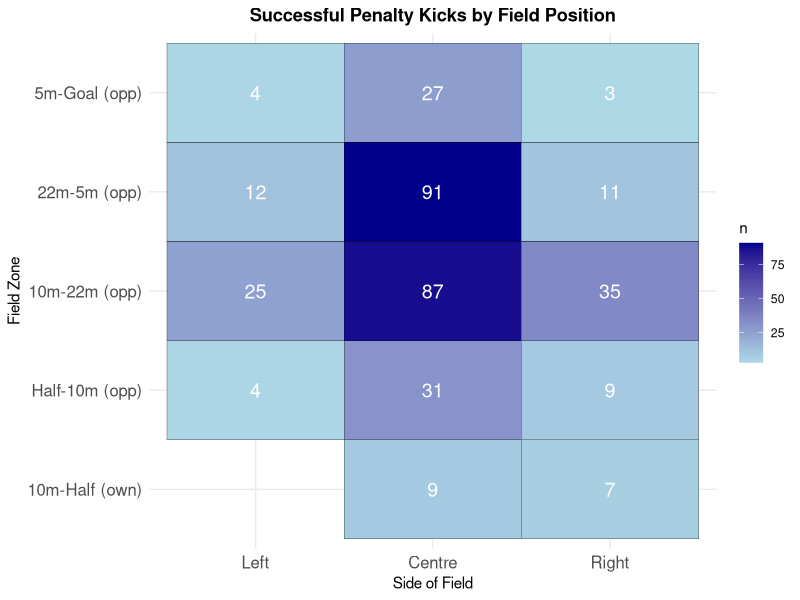
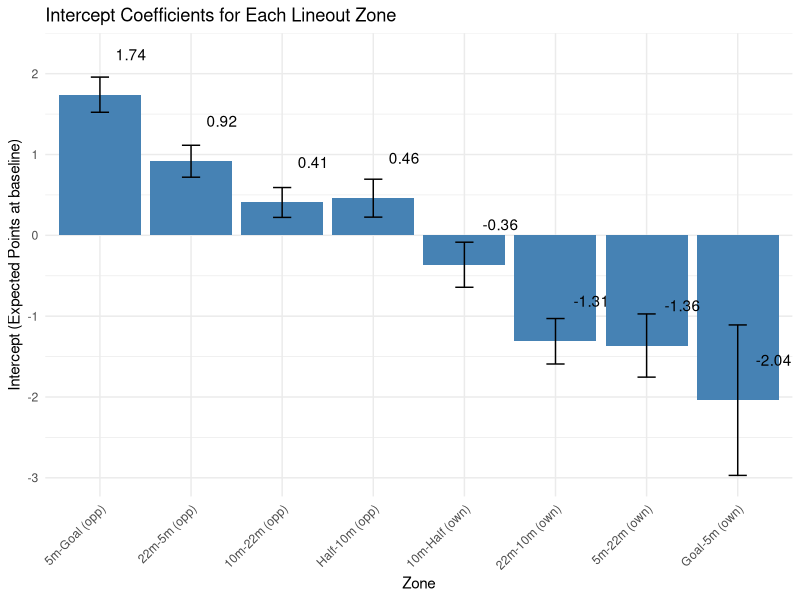
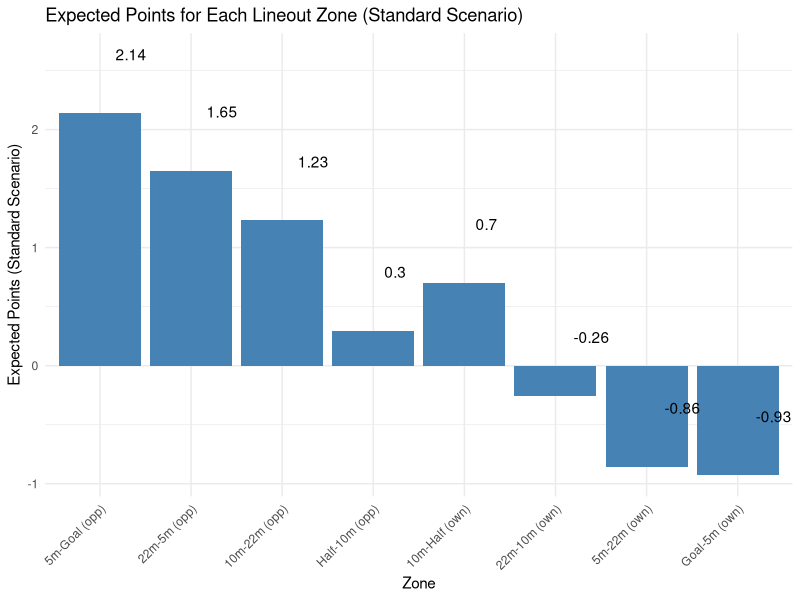

Write the R code that produced these figures, in order. (Note: this script raises an error after producing the figures.)
##################
### REFERENCES ###
##################

# setwd("/Users/kennywatts/Documents/GitHub/Rugby-Expected-Points/")

## Links to Article
# https://www.data-ruck.com/blog/predicting-kicks-outcome/
# https://journals.sagepub.com/doi/10.1177/22150218251365220

## Data Download Link
# https://zenodo.org/api/records/13851563/files-archive

# Goal Kicking Data
# https://www.sciencedirect.com/science/article/pii/S1440244014000255


################
### PACKAGES ###
################

# install.packages("patchwork")
library(patchwork)

# install.packages("stringr")
library(stringr)

# install.packages("tidyverse")
library(tidyverse)

# install.packages("dplyr")
library(dplyr)

#################
### DATA LOAD ###
#################

# run from project directory (or within .Rproj)
phase_data = read_csv("data/phase_2018-19.csv")
# preview data
head(phase_data)

########################
### DATA EXPLORATION ###
#######################

# location where the phase began, determined determined by the metre lines dividing the pitch
unique(phase_data$Location)

# period between subsequent rucks
unique(phase_data$Phase)

# location on the pitch where the phase began, determined by the lineout lines dividing the pitch
unique(phase_data$Side)

# how did the play start?
unique(phase_data$Play_Start)

# upon scoring, the event was assigned to all phases since the previous scoring event
unique(phase_data$Outcome)

# points difference (I'm assuming for whoever has possession of the ball)
## oftentimes this is from perspective of the home team, but if it flips back and forth w/ possession then you're right
unique(phase_data$Points_Difference)

# phase data including cards

phase_data_cards <- phase_data

# remove instances when cards occur
phase_data <- phase_data %>%
  filter(
    Red_Cards_Own == 0,
    Red_Cards_Opp == 0,
    Yellow_Cards_Own == 0,
    Yellow_Cards_Opp == 0
  ) %>%
  select(-Red_Cards_Own, -Red_Cards_Opp, -Yellow_Cards_Own, -Yellow_Cards_Opp)

# get restarts
restarts <- phase_data %>%
  filter(Play_Start == "Restart Kick", Phase ==1)

# list of unique restart locations
unique(restarts$Location)

# successfulpenalty kicks and locations
successful_penalty_kicks <- phase_data %>%
  arrange(ID) %>% 
  mutate(
    prev_location = lag(Location),          # previous play location
    prev_team = lag(Team_In_Poss),          # previous team in possession
    prev_side = lag(Side),                  # previous side
    score_change = Points_Difference - lag(Points_Difference),
    
    # flip certain "own" zones to "opp"
    prev_location = case_when(
      prev_location == "Goal-5m (own)"   ~ "5m-Goal (opp)",
      prev_location == "5m-22m (own)"    ~ "22m-5m (opp)",
      prev_location == "22m-10m (own)"   ~ "10m-22m (opp)",
      TRUE ~ prev_location
    )
  ) %>%
  # isolate for 3-point scores
  filter(
    abs(score_change) == 3
  ) %>%
  select(ID, Round, Home, Away, Location, prev_location, prev_team, prev_side, Points_Difference, Outcome)
# preview data
print(successful_penalty_kicks)


# mapping successful penalty kicks

zone_levels <- c("Goal-5m (own)", "5m-22m (own)", "22m-10m (own)", "10m-Half (own)",
                 "Half-10m (opp)", "10m-22m (opp)", "22m-5m (opp)", "5m-Goal (opp)")

successful_penalty_kicks <- successful_penalty_kicks %>%
  mutate(
    prev_location = factor(prev_location, levels = zone_levels),
    prev_side = factor(prev_side, levels = c("Left", "Centre", "Right"))
  )

field_counts <- successful_penalty_kicks %>%
  count(prev_location, prev_side)

p1 <- ggplot(field_counts, aes(x = prev_side, y = prev_location, fill = n)) +
  geom_tile(color = "black") +
  geom_text(aes(label = n), color = "white", size = 5) +
  scale_fill_gradient(low = "lightblue", high = "darkblue") +
  labs(title = "Successful Penalty Kicks by Field Position",
       x = "Side of Field",
       y = "Field Zone") +
  theme_minimal() +
  theme(
    axis.text.x = element_text(size = 12),
    axis.text.y = element_text(size = 12),
    plot.title = element_text(hjust = 0.5, face = "bold")
  )

ggsave("plots/penalty_kicks_by_position.png", p1, width = 10, height = 8, dpi = 300)

# expected points of lineout in different locations

phase_data <- phase_data %>%
  mutate(
    # extract signed numbers inside parentheses: (+3), (-3), etc.
    points = str_extract(Outcome, "[-+]?\\d+") %>% as.numeric(),
    
    # handle cases with no number (e.g. "no score", turnovers)
    points = ifelse(is.na(points), 0, points)
  )

zones <- c(
  "5m-Goal (opp)",
  "22m-5m (opp)",
  "10m-22m (opp)",
  "Half-10m (opp)",
  "10m-Half (own)",
  "22m-10m (own)",
  "5m-22m (own)",
  "Goal-5m (own)"
)

lineouts_clean <- phase_data %>%
  filter(
    Play_Start == "Lineout",
    Location %in% zones,
    Phase == 1
  ) %>%
  arrange(Round, Home, Away, Team_In_Poss, desc(Seconds_Remaining))

expected_points_by_zone <- lineouts_clean %>%
  group_by(Location) %>%
  summarise(
    n_phases = n(),
    avg_points = mean(points, na.rm = TRUE),
    total_points = sum(points, na.rm = TRUE),
    .groups = "drop"
)

print(expected_points_by_zone)

#####
# Expected points using linear regression
#####

last_play <- phase_data_cards %>%
  group_by(Round, Home, Away) %>%
  filter(ID == max(ID)) %>%
  ungroup() %>%
  mutate(
    last_play_points = str_extract(Outcome, "[-+]?\\d+") %>% as.numeric(),
    last_play_points = ifelse(is.na(last_play_points), 0, last_play_points),
    
    Score_Change = last_play_points,
    
    Final_Points_Difference = Points_Difference + Score_Change,
    Final_Points_Diff_Home = if_else(Team_In_Poss == "Home",
                                     Final_Points_Difference,
                                     -Final_Points_Difference)
)

# making win percentage column

matches <- last_play %>%
  select(Round, Home, Away, Final_Points_Diff_Home) %>%
  distinct()

team_games <- matches %>%
  pivot_longer(cols = c(Home, Away),
               names_to = "Side",
               values_to = "Team") %>%
  mutate(
    Win = case_when(
      Side == "Home" & Final_Points_Diff_Home > 0 ~ 1,
      Side == "Home" & Final_Points_Diff_Home <= 0 ~ 0,
      Side == "Away" & Final_Points_Diff_Home < 0 ~ 1,
      Side == "Away" & Final_Points_Diff_Home >= 0 ~ 0
    ),
    Round = as.numeric(Round)
  ) %>%
  arrange(Team, Round)

team_games <- team_games %>%
  group_by(Team) %>%
  arrange(Round) %>%
  mutate(
    Games_Played = lag(row_number(), default = 0),
    Wins_Before = lag(cumsum(Win), default = 0),
    WinPct_Before = if_else(Games_Played == 0, 0.5, Wins_Before / Games_Played)
  ) %>%
  ungroup()

phase_data_cards <- phase_data_cards %>%
  mutate(
    Team_for_join = case_when(
      Team_In_Poss == "Home" ~ Home,
      Team_In_Poss == "Away" ~ Away
    )
  )

phase_data_cards <- phase_data_cards %>%
  left_join(
    team_games %>% select(Team, Round, WinPct_Before),
    by = c("Team_for_join" = "Team", "Round" = "Round")
  )

regression_lineouts <- phase_data_cards %>%
  filter(
    Play_Start == "Lineout",
    Location %in% zones,
    Phase == 1
  )

# Home and away column

regression_lineouts <- regression_lineouts %>%
  mutate(
    Home_Attack = if_else(Team_In_Poss == "Home", 1, 0)
  )

regression_lineouts <- regression_lineouts %>%
  mutate(
    Opponent = if_else(Team_In_Poss == "Home", Away, Home)
  ) %>%
  left_join(
    team_games %>% select(Team, Round, WinPct_Before) %>%
      rename(Opponent = Team,
             Opponent_WinPct = WinPct_Before),
    by = c("Opponent", "Round")
  )

# Win percent differential

regression_lineouts <- regression_lineouts %>%
  mutate(
    WinPct_Diff = WinPct_Before - Opponent_WinPct
  )

# Card differential

regression_lineouts <- regression_lineouts %>%
  mutate(
    Card_Diff = (Yellow_Cards_Opp + Red_Cards_Opp) - (Yellow_Cards_Own + Red_Cards_Own)
  )

# Seconds remaining in half

regression_lineouts <- regression_lineouts %>%
  mutate(
    Seconds_Remaining_Half = if_else(
      Seconds_Remaining > 2400,             # first half
      Seconds_Remaining - 2400,             # seconds remaining in first half
      Seconds_Remaining                     # second half: already less than 2400
    )
  )

regression_lineouts <- regression_lineouts %>%
  mutate(
    Less_Than_2_Min = if_else(Seconds_Remaining_Half < 120, 1, 0)
  )

regression_lineouts <- regression_lineouts %>%
  mutate(
  points = str_extract(Outcome, "[-+]?\\d+") %>% as.numeric(),
  points = ifelse(is.na(points), 0, points))

# Weighting lineouts in consecutive possessions with same outcome

regression_lineouts <- regression_lineouts %>%
  arrange(Round, Home, Away, ID) %>%
  group_by(Round, Home, Away) %>%
  mutate(
    run_id = cumsum(c(TRUE, diff(Points_Difference) != 0 | Outcome[-1] != Outcome[-n()])),
    n_same = ave(run_id, run_id, FUN = length),          # count observations in each run
    weighted_points = points / n_same                   # divide points by number in run
  ) %>%
  ungroup()

lineouts_by_zone <- split(regression_lineouts, regression_lineouts$Location)

zone_regressions <- list()

for (zone_name in names(lineouts_by_zone)) {
  df <- lineouts_by_zone[[zone_name]]
  
  lm_zone <- lm(weighted_points ~ Less_Than_2_Min + Home_Attack + WinPct_Diff + Card_Diff, data = df)
  
  zone_regressions[[zone_name]] <- lm_zone
}

# Expected points for each zone using regression

library(broom)

zone_coefficients <- lapply(names(zone_regressions), function(zone) {
  broom::tidy(zone_regressions[[zone]]) %>%
    mutate(Location = zone)
}) %>%
  bind_rows()

zones_order <- c(
  "5m-Goal (opp)",
  "22m-5m (opp)",
  "10m-22m (opp)",
  "Half-10m (opp)",
  "10m-Half (own)",
  "22m-10m (own)",
  "5m-22m (own)",
  "Goal-5m (own)"
)

intercepts <- zone_coefficients %>%
  filter(term == "(Intercept)")

intercepts <- intercepts %>%
  mutate(Location = factor(Location, levels = zones_order))

reg_plot <- ggplot(intercepts, aes(x = Location, y = estimate)) +
  geom_col(fill = "steelblue") +
  geom_errorbar(aes(ymin = estimate - std.error, ymax = estimate + std.error), width = 0.2) +
  geom_text(aes(label = round(estimate, 2)),
            nudge_y = 0.5,   # move labels slightly above the bars
            hjust = -0.5) +   # center horizontally
  labs(
    x = "Zone",
    y = "Intercept (Expected Points at baseline)",
    title = "Intercept Coefficients for Each Lineout Zone"
  ) +
  theme_minimal() +
  theme(axis.text.x = element_text(angle = 45, hjust = 1))

ggsave("plots/reg_plot.png", reg_plot, width = 10, height = 6, dpi = 300)

# Standard Scenario Plot

Less_Than_2_Min_val <- 0
Home_Attack_val <- 1
WinPct_Diff_val <- 0
Card_Diff_val <- 0

zone_coeff_summary <- zone_coefficients %>%
  select(Location, term, estimate) %>%
  pivot_wider(names_from = term, values_from = estimate, values_fn = mean)

EP_standard <- zone_coeff_summary %>%
  mutate(
    EP_standard = `(Intercept)` +
      Less_Than_2_Min * Less_Than_2_Min_val +
      Home_Attack * Home_Attack_val +
      WinPct_Diff * WinPct_Diff_val +
      Card_Diff * Card_Diff_val
  ) %>%
  select(Location, EP_standard) %>%
  pivot_longer(
    cols = EP_standard,
    names_to = "Condition",
    values_to = "Expected_Points"
  ) %>%
  mutate(Location = factor(Location, levels = zones_order))

reg_plot_standard <- ggplot(EP_standard, aes(x = Location, y = Expected_Points)) +
  geom_col(fill = "steelblue") +
  geom_text(aes(label = round(Expected_Points, 2)),
            nudge_y = 0.5, 
            hjust = -0.5) +
  labs(
    x = "Zone",
    y = "Expected Points (Standard Scenario)",
    title = "Expected Points for Each Lineout Zone (Standard Scenario)"
  ) +
  theme_minimal() +
  theme(axis.text.x = element_text(angle = 45, hjust = 1))

ggsave("plots/standard_coef_reg_plot.png", reg_plot_standard, width = 10, height = 6, dpi = 300)

# Expected Points of Lineout All Areas of the pitch

expected_points_by_zone <- lineouts_weighted %>%
  group_by(Location) %>%
  summarise(
    n_phases = n(),
    avg_points = mean(weighted_points, na.rm = TRUE),
    total_points = sum(weighted_points, na.rm = TRUE),
    .groups = "drop"
  ) %>%
  mutate(Location = factor(Location, levels = zones_order)) %>%
  arrange(Location)

expected_points_regression <- EP_standard %>%
  arrange(factor(Location, levels = zones_order)) %>%
  select(Location, Expected_Points) %>%
  mutate(Location = factor(Location, levels = zones_order))

# Print Table
print(expected_points_by_zone)

# Plot of Meteres vs Expected Points of Lineout

field_lines <- c(5, 22, 40, 50, 60, 78, 95)
line_names <- c("5m (opp)", "22m (opp)", "10m (opp)", "Half", "10m (own)", "22m (own)", "5m (own)")

zone_meters <- c(2.5, 13.5, 31, 45, 55, 69, 86.5, 97.5)

expected_points_by_zone$Location <- factor(expected_points_by_zone$Location, levels = zones_order)
expected_points_by_zone$meter_x <- zone_meters[match(as.character(expected_points_by_zone$Location), zones_order)]

expected_points_regression$Location <- factor(expected_points_regression$Location, levels = zones_order)
expected_points_regression$meter_x <- zone_meters[match(as.character(expected_points_regression$Location), zones_order)]

# Computing Quadratic Minimum

quad_fit_tmp <- lm(avg_points ~ poly(meter_x, 2), data = expected_points_by_zone)
quad_fit_reg <- lm(Expected_Points ~ poly(meter_x, 2), data = expected_points_regression)


grid_x <- seq(min(expected_points_by_zone$meter_x, na.rm = TRUE),
              max(expected_points_by_zone$meter_x, na.rm = TRUE),
              length.out = 2000)

pred_tmp <- predict(quad_fit_tmp, newdata = data.frame(meter_x = grid_x))
pred_reg <- predict(quad_fit_reg, newdata = data.frame(meter_x = grid_x))

cap_x <- grid_x[which.min(pred_tmp)]
cap_x_reg <- grid_x[which.min(pred_reg)]

lineout_plot <- ggplot(expected_points_by_zone, aes(x = meter_x, y = avg_points)) +
  geom_point(size = 2) +
  geom_text(aes(label = round(avg_points, 2)), vjust = -1.2, size = 3, check_overlap = TRUE) +
  geom_smooth(method = "lm", formula = y ~ poly(pmin(x,  cap_x), 2), se = FALSE, linewidth = 0.8) +
  scale_x_continuous(
    breaks = field_lines,
    labels = line_names,
    expand = expansion(add = c(3, 3)),
    limits = c(0, 100)  # ensures full field range
  ) +
  labs(
    title = "Average Points by Lineout Location (Quadratic Fit, Increasing Distance from Opposition Goal Line)",
    x = "Field Position (meters)",
    y = "Average Expected Points"
  ) +
  theme_minimal(base_size = 12) +
  theme(
    axis.text.x = element_text(angle = 45, hjust = 1),
    axis.title.x = element_text(margin = ggplot2::margin(t = unit(8, "pt")))
  )

ggsave("plots/lineout_plot.png", lineout_plot, width = 10, height = 6, dpi = 300)

df <- tibble::tibble(
  y_mid = c(31, 13.5, 2.5, 45),
  avg_points = c(1.36, 2.4, 4.17, 0.66)
)

p2 <- ggplot(df, aes(x = y_mid, y = avg_points)) +
  geom_point(size = 3, color = "red") +
  geom_line(group = 1, color = "blue") +
  labs(
    title = "Average Expected Points by Zone",
    x = "Distance from goal line (m, zone midpoint)",
    y = "Average Points"
  ) +
  theme_minimal()

ggsave("plots/expected_points_by_zone.png", p2, width = 10, height = 6, dpi = 300)

# Regression quad plot

lineout_plot_reg <- ggplot(expected_points_regression, aes(x = meter_x, y = Expected_Points)) +
  geom_point(size = 2) +
  geom_text(aes(label = round(Expected_Points, 2)), vjust = -1.2, size = 3, check_overlap = TRUE) +
  geom_smooth(method = "lm", formula = y ~ poly(pmin(x,  cap_x_reg), 2), se = FALSE, linewidth = 0.8) +
  scale_x_continuous(
    breaks = field_lines,
    labels = line_names,
    expand = expansion(add = c(3, 3)),
    limits = c(0, 100)  # ensures full field range
  ) +
  labs(
    title = "Average Points by Lineout Location",
    x = "Field Position (meters)",
    y = "Average Expected Points"
  ) +
  theme_minimal(base_size = 12) +
  theme(
    axis.text.x = element_text(angle = 45, hjust = 1),
    axis.title.x = element_text(margin = ggplot2::margin(t = unit(8, "pt")))
  )

ggsave("plots/lineout_plot_reg.png", lineout_plot_reg, width = 10, height = 6, dpi = 300)

df_reg <- tibble::tibble(
  y_mid = c(31, 13.5, 2.5, 45),
  estimate = c(1.36, 2.4, 4.17, 0.66)
)

p2_reg <- ggplot(df_reg, aes(x = y_mid, y = estimate)) +
  geom_point(size = 3, color = "red") +
  geom_line(group = 1, color = "blue") +
  labs(
    title = "Average Expected Points by Zone",
    x = "Distance from goal line (m, zone midpoint)",
    y = "Average Points"
  ) +
  theme_minimal()

ggsave("plots/expected_points_regression.png", p2_reg, width = 10, height = 6, dpi = 300)

# coefficients from logistic regression (REPLICATE THIS)
beta_angle <- 0.45
beta_distance <- -0.022
intercept <- -1.78

x_vals <- seq(-35, 35, by = 1)
y_vals <- seq(5, 60, by = 1)
grid <- expand.grid(x = x_vals, y = y_vals)

# SET THIS AS DEFAULT VALUE, CORRECT IF NOT SO
post_half_width <- 2.81

# logistic function
logit_prob <- function(angle, distance) {
  1 / (1 + exp(-(beta_angle * angle + beta_distance * distance + intercept)))
}

compute_expected_points <- function(x, y, post_half_width = 2.81) {
  # positions of the posts along the x-axis
  left_post_x  <- -post_half_width
  right_post_x <-  post_half_width
  
  # distances to the posts from kicker at (x, y)
  angle_left  <- atan2(x + left_post_x, y)
  angle_right <- atan2(x - right_post_x, y)
  
  # angular width of target
  angle <- angle_right - angle_left
  
  # logistic probability
  distance <- sqrt(x^2 + y^2)
  prob_raw <- logit_prob(angle, distance)
  
  prob_raw
}

grid <- grid %>%
  mutate(
    prob_raw_pos = compute_expected_points(x, y),
    prob_raw_neg = compute_expected_points(-x, y),  # mirror kicker position
    prob_raw_max = pmax(prob_raw_pos, prob_raw_neg)
  ) %>%
  mutate(
    prob = prob_raw_max / max(prob_raw_max),
    expected_points = prob * 3 + (1-prob)*0.74    # 0.74 obtained from expected points following a 22 meter drop out
  )


# plot symmetric heatmap
thresholds <- c(0.8, 0.6, 0.4, 0.2)

p3 <- ggplot(grid, aes(x = x, y = y, fill = prob)) +
  geom_tile() +
  geom_contour(aes(z = prob),
               breaks = thresholds,
               color = "white",
               linewidth = 0.8,
               linetype = "dashed") +
  scale_fill_viridis_c(option = "magma", name = "Expected Prob") +
  coord_fixed() +
  labs(
    title = "Expected Probability of Kick Success (Symmetric)",
    x = "Lateral position (m)",
    y = "Distance from goal line (m)"
  ) +
  theme_minimal()

ggsave("plots/kick_success_probability.png", p3, width = 12, height = 10, dpi = 300)

p4 <- ggplot(grid, aes(x = x, y = y, fill = expected_points)) +
  geom_tile() +
  scale_fill_viridis_c(option = "magma", name = "Expected Points") +
  coord_fixed() +
  labs(
    title = "Expected Points of Kick Success (Symmetric)",
    x = "Lateral position (m)",
    y = "Distance from goal line (m)"
  ) +
  theme_minimal()

ggsave("plots/expected_points_heatmap.png", p4, width = 12, height = 10, dpi = 300)



# Expected Points after Penalty miss (drop kick from opposition 22m)

all_restarts <- restarts

head(all_restarts)
table(all_restarts$Location)

# Need to Remove All Restarts After Tries and Penalties

restarts_not_after_score <- phase_data %>%
  mutate(
    prev_ID = lag(ID),
    prev_Points = lag(Points_Difference),
    prev_Play = lag(Play_Start),
    prev_Team_In_Poss = lag(Team_In_Poss)
  ) %>%
  filter(
    Phase == 1,
    Play_Start == "Restart Kick",
    !is.na(prev_ID),
    abs(Points_Difference - prev_Points) == 0,
    Seconds_Remaining < 4795,
    !between(Seconds_Remaining, 2390, 2400)
  )



head(restarts_not_after_score)
table(restarts_not_after_score$Location)


# Filtering out unreasonable locations

avg_points_by_location_restarts <- restarts_not_after_score %>%
  group_by(Location) %>%
  summarise(
    n = n(),
    avg_expected_points = mean(points, na.rm = TRUE)
  ) %>%
  arrange(desc(avg_expected_points))

avg_points_by_location_restarts <- avg_points_by_location_restarts %>% 
  dplyr::slice(1:5)

print(avg_points_by_location_restarts)

overall_avg_points_restarts <- weighted.mean(
  avg_points_by_location_restarts$avg_expected_points,
  avg_points_by_location_restarts$n
)


y_dense <- seq(min(expected_points_by_zone$meter_x),
               max(expected_points_by_zone$meter_x), length.out = 500)
y_dense_reg <- seq(min(expected_points_regression$meter_x),
               max(expected_points_regression$meter_x), length.out = 500)

fitted_dense <- predict(quad_fit_tmp, newdata = data.frame(meter_x = y_dense))
fitted_dense_reg <- predict(quad_fit_reg, newdata = data.frame(meter_x = y_dense_reg))

p5 <- ggplot() +
  geom_point(data = expected_points_by_zone, aes(x = meter_x, y = avg_points), color = "blue") +
  geom_line(aes(x = y_dense, y = fitted_dense), color = "red", linewidth = 1) +
  labs(title = "Quadratic Fit to Average Points by Zone",
       x = "meter_x",
       y = "Average Points") +
  theme_minimal()

ggsave("plots/quadratic_fit.png", p5, width = 10, height = 6, dpi = 300)

p5_reg <- ggplot() +
  geom_point(data = expected_points_regression, aes(x = meter_x, y = Expected_Points), color = "blue") +
  geom_line(aes(x = y_dense_reg, y = fitted_dense_reg), color = "red", linewidth = 1) +
  labs(title = "Quadratic Fit to Average Points by Zone",
       x = "meter_x",
       y = "Average Points") +
  theme_minimal()

ggsave("plots/quadratic_fit_reg.png", p5, width = 10, height = 6, dpi = 300)

interpolate_quad <- function(x) {
  predict(quad_fit_tmp, newdata = data.frame(meter_x = x))
}

interpolate_quad_reg <- function(x) {
  predict(quad_fit_reg, newdata = data.frame(meter_x = x))
}

grid <- grid %>%
  mutate(
    avg_points_interp = interpolate_quad(y),
    point_diff = expected_points - avg_points_interp
  )

grid_reg <- grid %>%
  mutate(
    avg_points_interp = interpolate_quad_reg(y),
    point_diff = expected_points - avg_points_interp
  )

# graph of if the lineout takes place at the same distance from goal as kick
p6 <- ggplot(grid, aes(x = x, y = y, fill = point_diff)) +
  geom_tile() +
  scale_fill_gradient2(
    low = "#457B9D",    # darker blue for negative
    mid = "white",       # zero
    high = "#E76F51",   # darker orange/red for positive
    midpoint = 0,
    name = "Kick vs Lineout"
  ) +
  coord_fixed() +
  labs(
    title = "Expected Points Difference: Kick vs Lineout",
    x = "Lateral position (m)",
    y = "Distance from goal line (m)"
  ) +
  theme_minimal()

ggsave("plots/kick_vs_lineout_comparison.png", p6, width = 12, height = 10, dpi = 300)


p6_reg <- ggplot(grid_reg, aes(x = x, y = y, fill = point_diff)) +
  geom_tile() +
  scale_fill_gradient2(
    low = "#457B9D",    # darker blue for negative
    mid = "white",       # zero
    high = "#E76F51",   # darker orange/red for positive
    midpoint = 0,
    name = "Kick vs Lineout"
  ) +
  coord_fixed() +
  labs(
    title = "Expected Points Difference (Regression): Kick vs Lineout",
    x = "Lateral position (m)",
    y = "Distance from goal line (m)"
  ) +
  theme_minimal()

ggsave("plots/kick_vs_lineout_comparison_reg.png", p6_reg, width = 12, height = 10, dpi = 300)

# with a y shift

y_shifts <- c(0, -5, -10, -15, -20, -25)

plots <- lapply(y_shifts, function(shift) {
  
  grid_shifted <- grid %>%
    mutate(
      avg_points_interp = pmin(interpolate_quad(y + shift), 4.17),
      point_diff = expected_points - avg_points_interp
    )
  
  p <- ggplot(grid_shifted, aes(x = x, y = y, fill = point_diff)) +
    geom_tile() +
    scale_fill_gradient2(
      low = "#457B9D",    # darker blue for negative
      mid = "white",       # zero
      high = "#E76F51",   # darker orange/red for positive
      midpoint = 0,
      name = "Kick vs Lineout"
    ) +
    coord_fixed() +
    labs(
      title = paste("Expected Points Difference: Kick vs Lineout (Lineout", shift, "m)"),
      x = "Lateral position (m)",
      y = "Distance from goal line (m)"
    ) +
    theme_minimal()
  
  # Save each plot
  filename <- paste0("plots/kick_vs_lineout_shift_", abs(shift), "m.png")
  ggsave(filename, p, width = 12, height = 10, dpi = 300)
  
  p
})

plots_reg <- lapply(y_shifts, function(shift) {
  
  grid_shifted_reg <- grid_reg %>%
    mutate(
      avg_points_interp = pmin(interpolate_quad_reg(y + shift), 4.96),
      point_diff = expected_points - avg_points_interp
    )
  
  p_reg <- ggplot(grid_shifted_reg, aes(x = x, y = y, fill = point_diff)) +
    geom_tile() +
    scale_fill_gradient2(
      low = "#457B9D",    # darker blue for negative
      mid = "white",       # zero
      high = "#E76F51",   # darker orange/red for positive
      midpoint = 0,
      name = "Kick vs Lineout"
    ) +
    coord_fixed() +
    labs(
      title = paste("Expected Points Difference (Regression): Kick vs Lineout (Lineout", shift, "m)"),
      x = "Lateral position (m)",
      y = "Distance from goal line (m)"
    ) +
    theme_minimal()
  
  # Save each plot
  filename <- paste0("plots/kick_vs_lineout_reg_shift_", abs(shift), "m.png")
  ggsave(filename, p_reg, width = 12, height = 10, dpi = 300)
  
  p_reg
})

# Specific y shift and decision marker

y_shift <- -20

marker_x <- 19
marker_y <- 40

grid_shifted <- grid %>%
  mutate(
    avg_points_interp = pmin(interpolate_quad(y + y_shift), 4.17),
    point_diff = expected_points - avg_points_interp
  )

grid_shifted_reg <- grid %>%
  mutate(
    avg_points_interp = pmin(interpolate_quad_reg(y + y_shift), 4.96),
    point_diff = expected_points - avg_points_interp
  )

decision_marker <- ggplot(grid_shifted, aes(x = x, y = y, fill = point_diff)) +
  geom_tile() +
  scale_fill_gradient2(
    low = "#457B9D",    # darker blue for negative
    mid = "white",       # zero
    high = "#E76F51",   # darker orange/red for positive
    midpoint = 0,
    name = "Kick vs Lineout"
  ) +
  coord_fixed() +
  labs(
    title = paste("Expected Points Difference: Kick vs Lineout (Lineout", y_shift, "m)"),
    x = "Lateral position (m)",
    y = "Distance from goal line (m)"
  ) +
  theme_minimal() +
  # Add your marker
  geom_point(aes(x = marker_x, y = marker_y), color = "black", size = 4, shape = 4, stroke = 1.2)

ggsave("plots/kick_vs_lineout_shift_15m_marker.png", decision_marker, width = 12, height = 10, dpi = 300)

decision_marker

decision_marker_reg <- ggplot(grid_shifted_reg, aes(x = x, y = y, fill = point_diff)) +
  geom_tile() +
  scale_fill_gradient2(
    low = "#457B9D",    # darker blue for negative
    mid = "white",       # zero
    high = "#E76F51",   # darker orange/red for positive
    midpoint = 0,
    name = "Kick vs Lineout"
  ) +
  coord_fixed() +
  labs(
    title = paste("Expected Points Difference (Regression): Kick vs Lineout (Lineout", y_shift, "m)"),
    x = "Lateral position (m)",
    y = "Distance from goal line (m)"
  ) +
  theme_minimal() +
  # Add your marker
  geom_point(aes(x = marker_x, y = marker_y), color = "black", size = 4, shape = 4, stroke = 1.2)

ggsave("plots/kick_vs_lineout_shift_15m_marker_reg.png", decision_marker_reg, width = 12, height = 10, dpi = 300)

decision_marker_reg

marker_value <- grid_shifted %>%
  filter(x == marker_x, y == marker_y) %>%
  select(expected_points, avg_points_interp, point_diff)

marker_value <- marker_value %>%
  mutate(
    expected_points = round(expected_points, 2),
    avg_points_interp = round(avg_points_interp, 2),
    point_diff = round(point_diff, 2)
  )

marker_value

marker_value_reg <- grid_shifted_reg %>%
  filter(x == marker_x, y == marker_y) %>%
  select(expected_points, avg_points_interp, point_diff)

marker_value_reg <- marker_value_reg %>%
  mutate(
    expected_points = round(expected_points, 2),
    avg_points_interp = round(avg_points_interp, 2),
    point_diff = round(point_diff, 2)
  )

marker_value_reg


# Graphing Decision Boundary

marker_x <- 19
marker_y <- 40

y_shifts <- seq(0, -35, by = -1)

shift_results <- lapply(y_shifts, function(shift) {
  grid_shifted <- grid %>%
    mutate(
      avg_points_interp = pmin(interpolate_quad(y + shift), 4.17),
      point_diff = expected_points - avg_points_interp
    )
  
  marker_val <- grid_shifted %>%
    mutate(dist = sqrt((x - marker_x)^2 + (y - marker_y)^2)) %>%
    slice_min(dist, n = 1) %>%
    select(expected_points, avg_points_interp)
  
  tibble(
    y_shift = shift,
    kick_EP = marker_val$expected_points,
    lineout_EP = marker_val$avg_points_interp
  )
}) %>%
  bind_rows()

shift_results_reg <- lapply(y_shifts, function(shift) {
  grid_shifted_reg <- grid_reg %>%
    mutate(
      avg_points_interp = pmin(interpolate_quad_reg(y + shift), 4.17),
      point_diff = expected_points - avg_points_interp
    )
  
  marker_val_reg <- grid_shifted_reg %>%
    mutate(dist = sqrt((x - marker_x)^2 + (y - marker_y)^2)) %>%
    slice_min(dist, n = 1) %>%
    select(expected_points, avg_points_interp)
  
  tibble(
    y_shift = shift,
    kick_EP = marker_val_reg$expected_points,
    lineout_EP = marker_val_reg$avg_points_interp
  )
}) %>%
  bind_rows()

shift_results_long <- shift_results %>%
  mutate(y_shift_plot = abs(y_shift)) %>%
  pivot_longer(
    cols = c(kick_EP, lineout_EP),
    names_to = "Option",
    values_to = "Expected_Points"
  )

shift_results_long_reg <- shift_results_reg %>%
  mutate(y_shift_plot = abs(y_shift)) %>%
  pivot_longer(
    cols = c(kick_EP, lineout_EP),
    names_to = "Option",
    values_to = "Expected_Points"
  )

f <- function(shift) interpolate_quad(marker_y + shift) - shift_results$kick_EP[1]

zero_shift <- -uniroot(f, c(-50, 0))$root

zero_shift

f_reg <- function(shift) interpolate_quad_reg(marker_y + shift) - shift_results_reg$kick_EP[1]

zero_shift_reg <- -uniroot(f_reg, c(-50, 0))$root

zero_shift_reg


delta_intercept <- ggplot(shift_results_long, aes(x = y_shift_plot, y = Expected_Points, color = Option)) +
  geom_line(size = 1.2) +
  geom_point(size = 2) +
  geom_vline(xintercept = abs(zero_shift), linetype = "dashed", color = "black") +
  annotate(
    "text",
    x = abs(zero_shift) + 1,  # shift label slightly right (adjust as needed)
    y = max(shift_results_long$Expected_Points),
    label = sprintf("Intercept = %.2f m", abs(zero_shift)),
    vjust = -0.5,
    hjust = 0
  ) +
  theme_minimal() +
  labs(
    title = paste("Expected Points vs Lineout Shift at (", marker_x, ",", marker_y, ")"),
    x = "Yards Gained for Lineout (m)",
    y = "Expected Points",
    color = "Option"
  )

ggsave("plots/delta_intercept_graph.png", delta_intercept, width = 12, height = 10, dpi = 300)


delta_intercept_reg <- ggplot(shift_results_long_reg, aes(x = y_shift_plot, y = Expected_Points, color = Option)) +
  geom_line(size = 1.2) +
  geom_point(size = 2) +
  geom_vline(xintercept = abs(zero_shift_reg), linetype = "dashed", color = "black") +
  annotate(
    "text",
    x = abs(zero_shift_reg) + 1,  # shift label slightly right (adjust as needed)
    y = max(shift_results_long_reg$Expected_Points),
    label = sprintf("Intercept = %.2f m", abs(zero_shift_reg)),
    vjust = -0.5,
    hjust = 0
  ) +
  theme_minimal() +
  labs(
    title = paste("Expected Points vs Lineout Shift at (", marker_x, ",", marker_y, ")"),
    x = "Yards Gained for Lineout (m)",
    y = "Expected Points",
    color = "Option"
  )

ggsave("plots/delta_intercept_graph_reg.png", delta_intercept_reg, width = 12, height = 10, dpi = 300)


# Shifting Variables in Regression Equation

# Set scenario values

Less_Than_2_Min_Coef <- 0
Home_Attack_Coef <- 1
WinPct_Diff_Coef <- 0

EP_given_card <- zone_coefficients %>%
  select(Location, term, estimate) %>%
  pivot_wider(
    names_from = term,
    values_from = estimate
  ) %>%
  mutate(
    EP_no_card = `(Intercept)` +
      Less_Than_2_Min * Less_Than_2_Min_Coef +
      Home_Attack * Home_Attack_Coef +
      WinPct_Diff * WinPct_Diff_Coef,
    EP_card    = EP_no_card + Card_Diff
  )

EP_given_card

EP_long <- EP_given_card %>%
  select(Location, EP_no_card, EP_card) %>%
  pivot_longer(
    cols = c(EP_no_card, EP_card),
    names_to = "Condition",
    values_to = "Expected_Points"
  ) %>%
  mutate(
    Location = factor(Location, levels = zones_order)
  )

yellow_card_plot <- ggplot(EP_long, aes(x = Location, y = Expected_Points, color = Condition)) +
  geom_point(size = 2) +
  geom_text(aes(label = round(Expected_Points, 2)), 
            vjust = -1, nudge_x = 0.4, size = 3, check_overlap = TRUE) +
  labs(
    title = "Expected Points by Zone With and Without Yellow Card",
    x = "Zone",
    y = "Expected Points",
    color = "Condition"
  ) +
  theme_minimal(base_size = 12) +
  theme(
    axis.text.x = element_text(angle = 45, hjust = 1)
  )

ggsave("plots/yellow_card_plot.png", yellow_card_plot, width = 12, height = 10, dpi = 300)


# Changing win percentage

Less_Than_2_Min_Coef <- 0
Home_Attack_Coef <- 1
Card_Diff_val <- 0
WinPct_Diff_vals <- c(-0.25, -0.125, 0, 0.125, 0.25)

EP_scenarios <- expand.grid(
  Location = unique(zone_coefficients$Location),
  WinPct_Diff_val = WinPct_Diff_vals
) %>%
  left_join(
    zone_coefficients %>%
      select(Location, term, estimate) %>%
      pivot_wider(names_from = term, values_from = estimate),
    by = "Location"
  ) %>%
  mutate(
    EP_no_card = `(Intercept)` +
      Less_Than_2_Min * Less_Than_2_Min_Coef +
      Home_Attack * Home_Attack_Coef +
      WinPct_Diff * WinPct_Diff_val +
      Card_Diff * Card_Diff_val
  ) %>%
  select(Location, WinPct_Diff_val, EP_no_card) %>%
  mutate(Location = factor(Location, levels = zones_order))

win_percent_plot <- ggplot(EP_scenarios, aes(x = Location, y = EP_no_card, color = as.factor(WinPct_Diff_val), group = WinPct_Diff_val)) +
  geom_point(size = 2) +
  geom_line() +
  geom_text(aes(label = round(EP_no_card, 2)), 
            vjust = -1, size = 3, check_overlap = FALSE,
            position = position_dodge(width = 0.5)) +
  labs(
    title = "Expected Points by Zone Without Yellow Card\nfor Different Win Percentage Differences",
    x = "Zone",
    y = "Expected Points",
    color = "Win % Diff"
  ) +
  theme_minimal(base_size = 12) +
  theme(axis.text.x = element_text(angle = 45, hjust = 1))

ggsave("plots/win_percent_plot.png", win_percent_plot, width = 12, height = 10, dpi = 300)

# Standard Scenario


# Scenario values
Less_Than_2_Min_val <- 0
Home_Attack_val <- 1
WinPct_Diff_val <- 0
Card_Diff_val <- 0

# Reshape to wide so each term and its std.error is a column
EP_standard <- zone_coefficients %>%
  pivot_wider(
    id_cols = Location,
    names_from = term,
    values_from = c(estimate, std.error),
    names_glue = "{term}_{.value}"
  ) %>%
  mutate(
    EP_standard = `(Intercept)_estimate` +
      Less_Than_2_Min_estimate * Less_Than_2_Min_val +
      Home_Attack_estimate * Home_Attack_val +
      WinPct_Diff_estimate * WinPct_Diff_val +
      Card_Diff_estimate * Card_Diff_val,
    SE_EP_standard = sqrt(
      `(Intercept)_std.error`^2 +
        (Less_Than_2_Min_val^2) * (Less_Than_2_Min_std.error^2) +
        (Home_Attack_val^2) * (Home_Attack_std.error^2) +
        (WinPct_Diff_val^2) * (WinPct_Diff_std.error^2) +
        (Card_Diff_val^2) * (Card_Diff_std.error^2)
    )
  ) %>%
  mutate(Location = factor(Location, levels = zones_order))

zones_to_plot <- zones_order[1:6]

EP_standard_subset <- EP_standard %>%
  filter(Location %in% zones_to_plot) %>%
  mutate(Location = factor(Location, levels = zones_to_plot))

reg_plot_standard <- ggplot(EP_standard_subset, aes(x = Location, y = EP_standard)) +
  geom_col(fill = "steelblue") +
  geom_errorbar(aes(ymin = EP_standard - SE_EP_standard, 
                    ymax = EP_standard + SE_EP_standard),
                width = 0.2) +
  geom_text(aes(label = round(EP_standard, 2)),
            nudge_y = 0.5, 
            hjust = -0.5) +
  labs(
    x = "Zone",
    y = "Expected Points (Standard Scenario)",
    title = "Expected Points for Each Lineout Zone (Standard Scenario)"
  ) +
  theme_minimal() +
  theme(axis.text.x = element_text(angle = 45, hjust = 1))

ggsave("plots/reg_plot_standard.png", reg_plot_standard, width = 12, height = 10, dpi = 300)


# All Blacks vs South Africa Game #This is wrong

sep_game_data_csv = read_csv("data/All Blacks vs South Africa Game Sep 16th.csv")

sep_game_data_csv <- sep_game_data_csv %>%
  rename(
    x = `x location`,
    y = `y location`
  ) %>%
  mutate(
    x = x - 35,
    y = y
  )

intercept_fit <- lm(estimate ~ poly(zone_meters, 2), data = intercepts)

sep_game_data_csv <- sep_game_data_csv %>%
  mutate(
    predicted_intercept = predict(intercept_fit,
                                  newdata = data.frame(
                                    zone_meters = distance_from_try_after_shift
                                  ))
  )

coeffs_zone_wide <- zone_coefficients %>%
  select(term, estimate, Location) %>%
  pivot_wider(
    names_from = term,
    values_from = estimate
  )

match_with_coeffs <- sep_game_data_csv %>%
  left_join(coeffs_zone_wide, by = "Location")

match_with_coeffs <- match_with_coeffs %>%
  mutate(
    EP_lineout =
      predicted_intercept +
      Less_Than_2_Min * Less_Than_2_Min_val +
      Home_Attack * Home_Attack_val +
      WinPct_Diff * WinPct_Diff_val +
      Card_Diff * Card_Diff_val
  )

match_with_coeffs <- match_with_coeffs %>%
  left_join(
    grid %>% select(x, y, expected_points),
    by = c("x", "y")
  ) %>%
  rename(EP_kick = expected_points)

# Comparing optimal to actual decisions

match_with_coeffs <- match_with_coeffs %>%
  mutate(
    optimal_decision = if_else(EP_kick >= EP_lineout, "kick", "lineout"),
    
    EP_optimal = pmax(EP_kick, EP_lineout),
    
    EP_actual = if_else(Decision == "kick", EP_kick, EP_lineout),
    
    EP_lost = EP_optimal - EP_actual
  )

decision_table <- match_with_coeffs %>%
  select(Team, Decision, optimal_decision, EP_actual, EP_optimal, EP_lost)

decision_table

team_EP_lost <- match_with_coeffs %>%
  group_by(Team) %>%
  summarise(
    total_EP_lost = sum(EP_lost, na.rm = TRUE)
  )

team_EP_lost

# Final score ABs won 24-17


# Scenario Plot

Less_Than_2_Min_val <- 0
Home_Attack_val <- 1
WinPct_Diff_val <- 0
Card_Diff_val <- -1
shift <- -20

zone_coeff_summary <- zone_coefficients %>%
  select(Location, term, estimate) %>%
  pivot_wider(names_from = term, values_from = estimate, values_fn = mean)

EP_scenario <- zone_coeff_summary %>%
  mutate(
    EP_scenario = `(Intercept)` +
      Less_Than_2_Min * Less_Than_2_Min_val +
      Home_Attack * Home_Attack_val +
      WinPct_Diff * WinPct_Diff_val +
      Card_Diff * Card_Diff_val
  ) %>%
  select(Location, EP_scenario) %>%
  pivot_longer(
    cols = EP_scenario,
    names_to = "Condition",
    values_to = "Expected_Points"
  ) %>%
  mutate(Location = factor(Location, levels = zones_order))

expected_points_regression_scenario <- EP_scenario %>%
  arrange(factor(Location, levels = zones_order)) %>%
  select(Location, Expected_Points) %>%
  mutate(Location = factor(Location, levels = zones_order))

expected_points_regression_scenario$Location <- factor(expected_points_regression_scenario$Location, levels = zones_order)
expected_points_regression_scenario$meter_x <- zone_meters[match(as.character(expected_points_regression_scenario$Location), zones_order)]

quad_fit_reg_scenario <- lm(Expected_Points ~ poly(meter_x, 2), data = expected_points_regression_scenario)

grid_x <- seq(min(expected_points_by_zone$meter_x, na.rm = TRUE),
              max(expected_points_by_zone$meter_x, na.rm = TRUE),
              length.out = 2000)

y_dense_reg_scenario <- seq(min(expected_points_regression_scenario$meter_x),
                   max(expected_points_regression_scenario$meter_x), length.out = 500)

interpolate_quad_reg_scenario <- function(x) {
  predict(quad_fit_reg_scenario, newdata = data.frame(meter_x = x))
}

grid_reg <- grid %>%
  mutate(
    avg_points_interp = interpolate_quad_reg_scenario(y),
    point_diff = expected_points - avg_points_interp
  )

grid_shifted_reg <- grid_reg %>%
  mutate(
    avg_points_interp = pmin(interpolate_quad_reg_scenario(y + shift), 4.96),
    point_diff = expected_points - avg_points_interp
  )

x_marker <- 19
y_marker <- 40

scenario <- ggplot(grid_shifted_reg, aes(x = x, y = y, fill = point_diff)) +
  geom_tile() +
  scale_fill_gradient2(
    low = "#457B9D",
    mid = "white",
    high = "#E76F51",
    midpoint = 0,
    name = "Kick vs Lineout"
  ) +
  #geom_text(aes(x = x_marker, y = y_marker), label = "X", 
            #size = 5, fontface = "bold", color = "black") +
  coord_fixed() +
  labs(
    title = paste("Expected Points Difference: Kick vs Lineout (Lineout", shift, "m, home, -1 card)"),
    x = "Lateral position (m)",
    y = "Distance from goal line (m)"
  ) +
  theme_minimal()

ggsave("plots/20m_home_-1card.png", scenario, width = 12, height = 10, dpi = 300)
